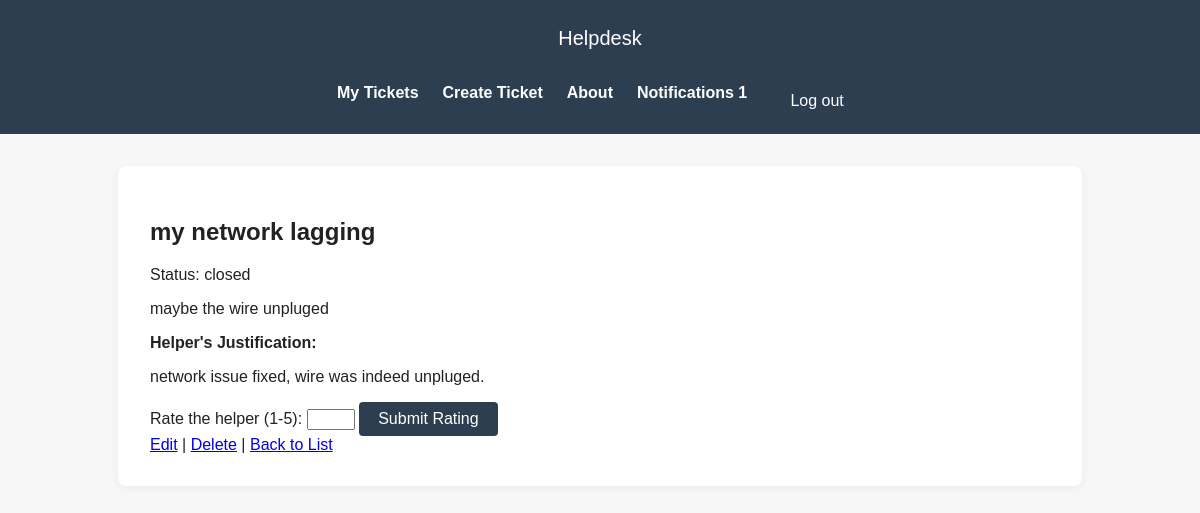
The app's page /tickets/1/ (signed in) with its own data.
### tickets/models.py (models this page shows, shortened)
class Ticket(models.Model):
    STATUS_CHOICES = [
        ('open', 'Open'),
        ('in_progress', 'In Progress'),
        ('resolved', 'Resolved'),
        ('closed', 'Closed'),
    ]
    title = models.CharField(max_length=200)
    description = models.TextField()
    status = models.CharField(max_length=20, choices=STATUS_CHOICES, default='open')
    created_at = models.DateTimeField(auto_now_add=True)
    updated_at = models.DateTimeField(auto_now=True)
    created_by = models.ForeignKey(settings.AUTH_USER_MODEL, on_delete=models.CASCADE, related_name='tickets')
    category = models.ForeignKey(Category, on_delete=models.SET_NULL, null=True, related_name='tickets')
    justification = models.TextField(blank=True, null=True)
    rating = models.PositiveSmallIntegerField(blank=True, null=True)

### tickets/views.py (the view, shortened to what this page needs)
# urls.py: path('<int:pk>/', views.ticket_detail, name='ticket_detail'),
@login_required
def ticket_detail(request, pk):
    ticket = get_object_or_404(Ticket, pk=pk)
    comments = ticket.comments.all()
    comment_form = CommentForm()
    unread_count = request.user.notifications.filter(is_read=False).count()
    return render(request, 'tickets/ticket_detail.html', {
        'ticket': ticket,
        'comments': comments,
        'comment_form': comment_form,
        'unread_count': unread_count
    })

### tickets/forms.py
class CommentForm(forms.ModelForm):
    class Meta:
        model = Comment
        fields = ['content']

### tickets/templates/tickets/ticket_detail.html (shortened to what this page needs)
{% extends 'tickets/base.html' %}
{% block content %}
<h2>{{ ticket.title }}</h2>
<p>Status: {{ ticket.status }}</p>
<p>{{ ticket.description }}</p>
{% if ticket.status == 'closed' and ticket.justification %}
  <div class="ticket-justification">
    <strong>Helper's Justification:</strong>
    <p>{{ ticket.justification }}</p>
  </div>
{% endif %}
{% if ticket.status == 'closed' %}
  {% if ticket.rating %}
    <div class="ticket-rating">
      <strong>Your Rating:</strong> {{ ticket.rating }} / 5
    </div>
  {% elif user == ticket.created_by %}
    <form method="post" action="">
      <label for="rating">Rate the helper (1-5):</label>
      <input type="number" name="rating" id="rating" min="1" max="5" required>
      <button type="submit">Submit Rating</button>
    </form>
  {% endif %}
{% endif %}
{% if user.role == 'staff' and ticket.created_by == user %}
  <a href="{% url 'tickets:ticket_update' ticket.pk %}">Edit</a> |
  <a href="{% url 'tickets:ticket_delete' ticket.pk %}">Delete</a> |
{% elif user.role == 'helper' %}
  <a href="{% url 'tickets:ticket_update' ticket.pk %}">Close/Justify</a> |
{% endif %}
<a href="{% url 'tickets:ticket_list' %}">Back to List</a>
{% endblock %}

### tickets/static/css/base.css (style rules this page uses)
body { font-family: Arial, sans-serif; margin: 0; padding: 0; background: #f7f7f7; color: #222; }
button, input[type="submit"] { background: #2d3e50; color: #fff; border: none; padding: 0.5rem 1.2rem; border-radius: 4px; cursor: pointer; font-size: 1rem; }

### records on screen
Ticket: title "my network lagging", status "closed", description "maybe the wire unpluged", justification "network issue fixed, wire was indeed unpluged."

### other values on screen
{{ unread_count }} "1"
